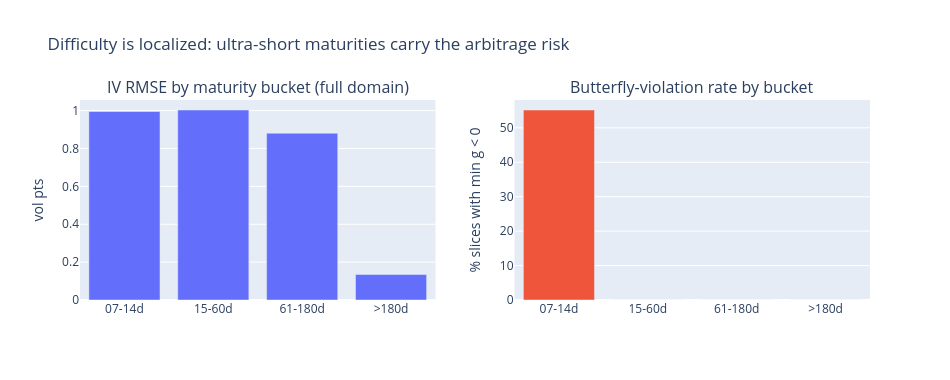

Write notebook code for a chart like this one.
### Code cell
# --- maturity-bucket analysis (the table that localized the violations) ---
if bench is not None:
    slice_full, _ = bench["full"]
    sl = slice_full.with_columns([
        pl.when(pl.col("tau") * 365 <= 14).then(pl.lit("07-14d"))
          .when(pl.col("tau") * 365 <= 60).then(pl.lit("15-60d"))
          .when(pl.col("tau") * 365 <= 180).then(pl.lit("61-180d"))
          .otherwise(pl.lit(">180d")).alias("bucket"),
        pl.when(pl.col("k_at_min_g") < -0.6).then(pl.lit("deep put wing"))
          .when(pl.col("k_at_min_g") > 0.4).then(pl.lit("deep call wing"))
          .otherwise(pl.lit("core")).alias("viol_zone"),
    ])
    tab = (sl.group_by("bucket")
             .agg((pl.col("svi_rmse_iv").median() * 100).alias("rmse_med"),
                  ((pl.col("svi_min_g") < -1e-6).mean() * 100).alias("viol_pct"),
                  pl.len().alias("n"))
             .sort("bucket"))
    print(tab)
    zone = (sl.filter(pl.col("svi_min_g") < -1e-6).group_by("viol_zone")
              .agg(pl.len().alias("n_violations")).sort("n_violations", descending=True))
    print("\nWhere do butterfly violations sit (location of min g)?"); print(zone)

    fig = make_subplots(rows=1, cols=2, subplot_titles=(
        "IV RMSE by maturity bucket (full domain)", "Butterfly-violation rate by bucket"))
    order = ["07-14d", "15-60d", "61-180d", ">180d"]
    tabp = tab.to_pandas().set_index("bucket").reindex(order)
    fig.add_trace(go.Bar(x=order, y=tabp["rmse_med"], marker_color="#636efa", showlegend=False), 1, 1)
    fig.add_trace(go.Bar(x=order, y=tabp["viol_pct"], marker_color="#ef553b", showlegend=False), 1, 2)
    fig.update_yaxes(title_text="vol pts", row=1, col=1)
    fig.update_yaxes(title_text="% slices with min g < 0", row=1, col=2)
    fig.update_layout(width=950, height=380,
                      title="Difficulty is localized: ultra-short maturities carry the arbitrage risk")
    fig.show()

### Figure 1 — Plotly figure (JSON) as saved in the notebook; plotly's stock layout.template omitted (floating-point values rounded to 4 significant figures)
{"data": [{"marker": {"color": "#636efa"}, "showlegend": false, "type": "bar", "x": ["07-14d", "15-60d", "61-180d", ">180d"], "xaxis": "x", "y": [0.9952, 1.003, 0.8805, 0.1345], "yaxis": "y"}, {"marker": {"color": "#ef553b"}, "showlegend": false, "type": "bar", "x": ["07-14d", "15-60d", "61-180d", ">180d"], "xaxis": "x2", "y": [55.17, 0, 0, 0], "yaxis": "y2"}], "layout": {"annotations": [{"font": {"size": 16}, "showarrow": false, "text": "IV RMSE by maturity bucket (full domain)", "x": 0.225, "xanchor": "center", "xref": "paper", "y": 1, "yanchor": "bottom", "yref": "paper"}, {"font": {"size": 16}, "showarrow": false, "text": "Butterfly-violation rate by bucket", "x": 0.775, "xanchor": "center", "xref": "paper", "y": 1, "yanchor": "bottom", "yref": "paper"}], "height": 380, "title": {"text": "Difficulty is localized: ultra-short maturities carry the arbitrage risk"}, "width": 950, "xaxis": {"anchor": "y", "domain": [0, 0.45]}, "xaxis2": {"anchor": "y2", "domain": [0.55, 1]}, "yaxis": {"anchor": "x", "domain": [0, 1], "title": {"text": "vol pts"}}, "yaxis2": {"anchor": "x2", "domain": [0, 1], "title": {"text": "% slices with min g < 0"}}}}
